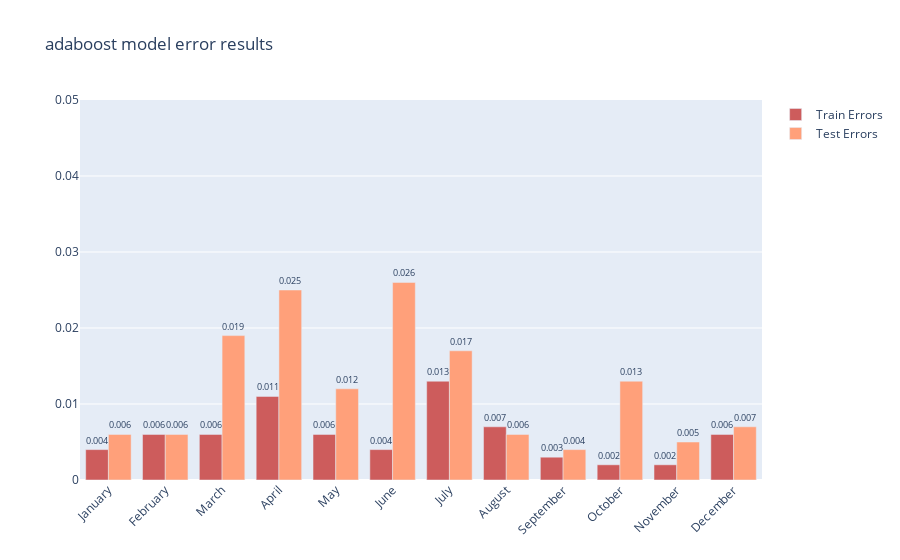

Notebook source saved alongside this figure:
### Code cell
plot_resulst(train_errors,test_errors,"adaboost")

### Figure 1 — Plotly figure (JSON) as saved in the notebook; plotly's stock layout.template omitted (floating-point values rounded to 4 significant figures)
{"data": [{"marker": {"color": "indianred"}, "name": "Train Errors", "text": [0.004, 0.006, 0.006, 0.011, 0.006, 0.004, 0.013, 0.007, 0.003, 0.002, 0.002, 0.006], "textposition": "outside", "type": "bar", "x": ["January", "February", "March", "April", "May", "June", "July", "August", "September", "October", "November", "December"], "y": [0.004, 0.006, 0.006, 0.011, 0.006, 0.004, 0.013, 0.007, 0.003, 0.002, 0.002, 0.006]}, {"marker": {"color": "lightsalmon"}, "name": "Test Errors", "text": [0.006, 0.006, 0.019, 0.025, 0.012, 0.026, 0.017, 0.006, 0.004, 0.013, 0.005, 0.007], "textposition": "outside", "type": "bar", "x": ["January", "February", "March", "April", "May", "June", "July", "August", "September", "October", "November", "December"], "y": [0.006, 0.006, 0.019, 0.025, 0.012, 0.026, 0.017, 0.006, 0.004, 0.013, 0.005, 0.007]}], "layout": {"barmode": "group", "title": {"text": "adaboost model error results"}, "xaxis": {"tickangle": -45}, "yaxis": {"range": [0, 0.05]}}}
